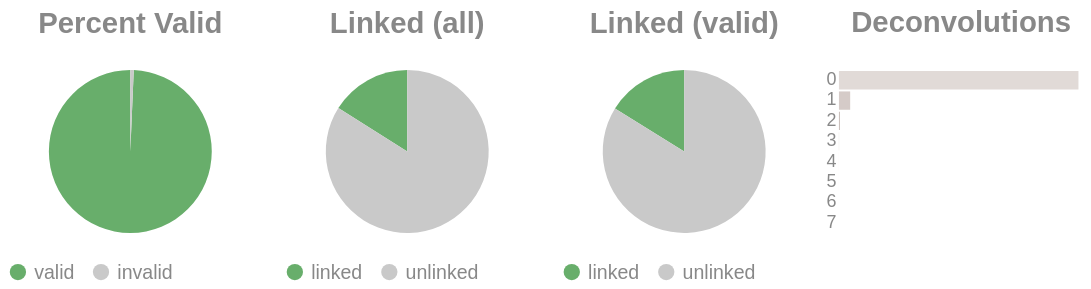

Notebook cell for this chart:
### Code cell
if SKIPLR:
    pass
else:
    clash = Counter()
    for i in valids['molecule'].to_list():
        _mol = i.split("-")
        if len(_mol) == 1:
            clash.update('0')
        else:
            clash.update(_mol[-1])

    _d = {"deconvolutions": [], 'count': []}
    for k,v in clash.items():
        _d['deconvolutions'].append(k)
        _d['count'].append(v)

    tot_valid = valids['reads'].sum()
    mask = valids['reads'] >= 2
    n_linked_reads = valids.filter(mask)['reads'].sum()
    if n_linked_reads == 0:
        print_html("No linked molecules (>=2 reads) were detected; skipping linked-only distributions.")
        SKIPLR = True
    else:
        perc_valid = round(tot_valid / n_reads, 4)
        linked_perc_abs = round(n_linked_reads / n_reads, 4)
        linked_perc = round(n_linked_reads / tot_valid, 4)

    _valid = pl.DataFrame({"valids": ['valid', 'invalid'], "count": [tot_valid, n_reads - tot_valid]})
    _linked_abs = pl.DataFrame({"linked (absolute)": ['linked', 'unlinked'], "count": [n_linked_reads, n_reads - n_linked_reads]})
    _linked_rel = pl.DataFrame({"linked (valids)": ['linked', 'unlinked'], "count": [n_linked_reads, tot_valid - n_linked_reads]})

    (
        alt.hconcat(
            piechart(_valid, goodval = 'valid', title = "Percent Valid"),
            piechart(_linked_abs, goodval = "linked", title =  "Linked (all)"),
            piechart(_linked_rel, goodval = "linked", title =  "Linked (valid)"),
            convolutionbar(pl.DataFrame(_d), title = "Deconvolutions"),
            center = True,
            bounds = 'flush'
        )
        .resolve_scale(color='independent')
        .resolve_legend('independent')
        .properties(usermeta={'embedOptions': {"actions": False}})
    ).display()

### Figure 1 — Vega-Lite specification as saved in the notebook (floating-point values rounded to 4 significant figures)
{"width": "container", "height": 400, "config": {"title": {"anchor": "start", "dy": -15, "fontSize": 18, "color": "#888888", "subtitleColor": "#888888", "subtitleFontSize": 14}, "arc": {"fill": "#0072B2"}, "axis": {"domainColor": "#888888", "domainWidth": 0.5, "gridWidth": 0.2, "grid": false, "titleFontWeight": 400, "titleFontSize": 15, "labelFontSize": 11, "labelColor": "#888888", "tickColor": "#888888", "tickWidth": 0.2, "titleColor": "#888888"}, "axisBand": {"grid": false}, "axisX": {"grid": true, "tickSize": 10, "domainCap": "round"}, "axisY": {"domain": false, "grid": true, "tickSize": 0, "domainCap": "round"}, "background": "transparent", "header": {"labelFontSize": 15, "labelColor": "#888888", "titleFontSize": 15, "titleFontWeight": 600, "titleColor": "#888888"}, "legend": {"labelFont": "sans-serif", "labelFontSize": 12, "labelColor": "#888888", "symbolSize": 100, "symbolType": "circle", "titleFontSize": 12, "titlePadding": 10, "titleColor": "#888888", "title": null}, "range": {"category": ["#E69F00", "#56B4E9", "#009E73", "#F0E442", "#0072B2", "#D55E00", "#CC79A7", "#000000"], "diverging": ["#cfe8f3", "#a2d4ec", "#73bfe2", "#46abdb", "#1696d2", "#12719e"]}, "area": {"fill": "#0072B2", "fillOpacity": 0.7, "line": true, "strokeOpacity": 0.7}, "line": {"color": "#0072B2", "stroke": "#0072B2", "strokeWidth": 2}, "trail": {"color": "#0072B2", "stroke": "#0072B2", "strokeWidth": 0, "size": 1}, "point": {"filled": true, "fillOpacity": 1.0, "size": 95}, "text": {"color": "#888888", "fontSize": 11, "align": "right", "fontWeight": 400, "size": 11}, "bar": {"fill": "#0072B2", "stroke": null}, "view": {"stroke": null, "continuousWidth": 660, "continuousHeight": 400}}, "hconcat": [{"data": {"name": "data-a6c1050a8022ff32842b35e8d3fae799"}, "mark": {"type": "arc"}, "encoding": {"color": {"field": "valids", "legend": {"orient": "bottom", "title": null}, "scale": {"domain": ["valid", "invalid"], "range": ["#68ae6b", "#C9C9C9"]}, "title": "Valids", "type": "nominal"}, "theta": {"field": "count", "type": "quantitative"}, "tooltip": [{"field": "valids", "title": "Valids", "type": "ordinal"}, {"field": "percent", "format": ".2%", "title": "Percent", "type": "quantitative"}, {"field": "count", "title": "Count", "type": "quantitative"}]}, "height": 100, "title": {"text": "Percent Valid", "align": "center", "anchor": "middle"}, "transform": [{"calculate": "datum.count / 5121747", "as": "percent"}], "width": 150}, {"data": {"name": "data-5933b17ff4e0d3570843dc546ba48287"}, "mark": {"type": "arc"}, "encoding": {"color": {"field": "linked (absolute)", "legend": {"orient": "bottom", "title": null}, "scale": {"domain": ["linked", "unlinked"], "range": ["#68ae6b", "#C9C9C9"]}, "title": "Linked (Absolute)", "type": "nominal"}, "theta": {"field": "count", "type": "quantitative"}, "tooltip": [{"field": "linked (absolute)", "title": "Linked (Absolute)", "type": "ordinal"}, {"field": "percent", "format": ".2%", "title": "Percent", "type": "quantitative"}, {"field": "count", "title": "Count", "type": "quantitative"}]}, "height": 100, "title": {"text": "Linked (all)", "align": "center", "anchor": "middle"}, "transform": [{"calculate": "datum.count / 5121747", "as": "percent"}], "width": 150}, {"data": {"name": "data-9c6b913ca86763bbba7acde3d3441b52"}, "mark": {"type": "arc"}, "encoding": {"color": {"field": "linked (valids)", "legend": {"orient": "bottom", "title": null}, "scale": {"domain": ["linked", "unlinked"], "range": ["#68ae6b", "#C9C9C9"]}, "title": "Linked (Valids)", "type": "nominal"}, "theta": {"field": "count", "type": "quantitative"}, "tooltip": [{"field": "linked (valids)", "title": "Linked (Valids)", "type": "ordinal"}, {"field": "percent", "format": ".2%", "title": "Percent", "type": "quantitative"}, {"field": "count", "title": "Count", "type": "quantitative"}]}, "height": 100, "title": {"text": "Linked (valid)", "align": "center", "anchor": "middle"}, "transform": [{"calculate": "datum.count / 5087278", "as": "percent"}], "width": 150}, {"data": {"name": "data-7a95d6613cec660c80e089ecf2d6463c"}, "mark": {"type": "bar"}, "encoding": {"color": {"field": "deconvolutions", "legend": null, "scale": {"scheme": "lightgreyred"}, "type": "nominal"}, "tooltip": [{"field": "deconvolutions", "title": "Deconvolutions", "type": "ordinal"}, {"field": "percent", "format": ".2%", "title": "Percent", "type": "quantitative"}, {"field": "count", "title": "Count", "type": "quantitative"}], "x": {"axis": null, "field": "count", "type": "quantitative"}, "y": {"field": "deconvolutions", "sort": "ascending", "title": null, "type": "nominal"}}, "height": 100, "title": {"text": "Deconvolutions", "align": "center", "anchor": "middle"}, "transform": [{"calculate": "datum.count / 4639218", "as": "percent"}], "width": 150}], "bounds": "flush", "center": true, "resolve": {"legend": {"angle": "independent"}, "scale": {"color": "independent"}}, "usermeta": {"embedOptions": {"actions": false}}, "$schema": "https://vega.github.io/schema/vega-lite/v6.1.0.json", "datasets": {"data-a6c1050a8022ff32842b35e8d3fae799": [{"valids": "valid", "count": 5087278}, {"valids": "invalid", "count": 34469}], "data-5933b17ff4e0d3570843dc546ba48287": [{"linked (absolute)": "linked", "count": 822009}, {"linked (absolute)": "unlinked", "count": 4299738}], "data-9c6b913ca86763bbba7acde3d3441b52": [{"linked (valids)": "linked", "count": 822009}, {"linked (valids)": "unlinked", "count": 4265269}], "data-7a95d6613cec660c80e089ecf2d6463c": [{"deconvolutions": "0", "count": 4410994}, {"deconvolutions": "1", "count": 207149}, {"deconvolutions": "2", "count": 18426}, {"deconvolutions": "3", "count": 2253}, {"deconvolutions": "4", "count": 332}, {"deconvolutions": "5", "count": 48}, {"deconvolutions": "6", "count": 13}, {"deconvolutions": "7", "count": 3}]}}
